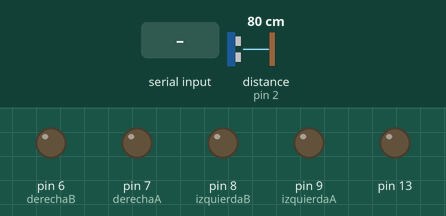
Recording of a sketch running on a simulated Arduino Uno, built with avr-gcc and run on an emulated ATmega328P. Parts: output pins drawn as LEDs (lit = HIGH). The inputs (shaded band) are chosen by the test bench; at power-on: distance to the obstacle (sensor on pin 2) 80 cm. The echo pulse lasts 58.3 µs per cm; pins used as bus, display or sensor lines are not drawn.

Above: at 1.2 s.
1.3 s: "A\n" received over Serial
At 3.5 s:
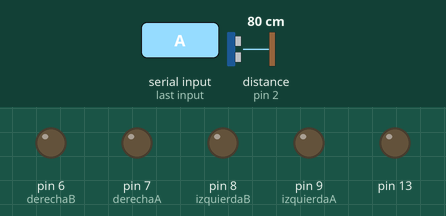
3.8 s: "I\n" received over Serial
At 5.4 s:
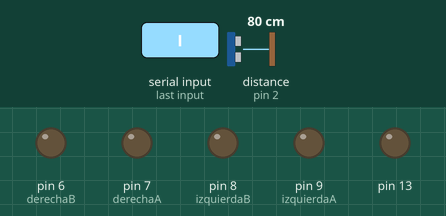
6.3 s: "R\n" received over Serial
At 8.5 s:
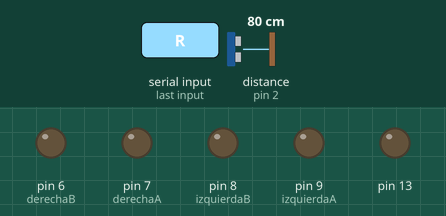
8.8 s: "D\n" received over Serial
At 10.4 s:
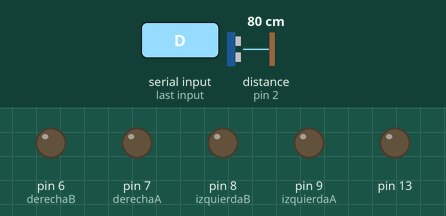
11.3 s: "Y\n" received over Serial
At 13.7 s:
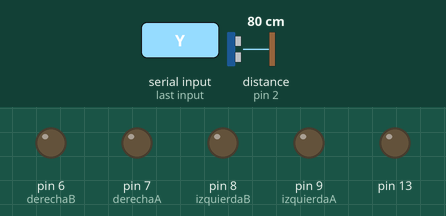
Timing chart, 0 to 14.8 s (numbered marks = the images above; inputs shaded):
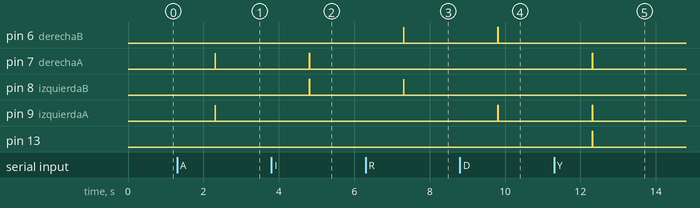

Measured:
- after the input at 1.3 s, pin 7 (derechaA), pin 9 (izquierdaA): LOW → HIGH after 1.0 s, → LOW 0.01 s later
- after the input at 3.8 s, pin 7 (derechaA), pin 8 (izquierdaB): LOW → HIGH after 1.0 s, → LOW 0.01 s later
- after the input at 6.3 s, pin 6 (derechaB), pin 8 (izquierdaB): LOW → HIGH after 1.0 s, → LOW 0.01 s later
- after the input at 8.8 s, pin 6 (derechaB), pin 9 (izquierdaA): LOW → HIGH after 1.0 s, → LOW 0.01 s later
- after the input at 11.3 s, pin 7 (derechaA), pin 9 (izquierdaA): LOW → HIGH after 1.0 s, → LOW 0.01 s later; pin 13: LOW → HIGH after 1.0 s, → LOW 0.02 s later

The sketch:

Practica26.ino
```cpp
int estado = 0;

//conectores que van al sensor ultrasónico
int pin_Trig = 3;
int pin_Echo = 2;
double duracion = 0;
double tiempo = 0;
double distancia = 0;

//conectores que van al puente H
int izquierdaA = 9;
int izquierdaB = 8;
int derechaA = 7;
int derechaB = 6;

void setup()
{
    pinMode(pin_Trig, OUTPUT);
    pinMode(pin_Echo, INPUT);
    pinMode(izquierdaA, OUTPUT);
    pinMode(izquierdaB, OUTPUT);
    pinMode(derechaA, OUTPUT);
    pinMode(derechaB, OUTPUT);
    pinMode(13, OUTPUT);
    Serial.begin(9600);
}

void loop()
{

    char codigo;
    String valor = "";

    while (Serial.available() > 0)
    { // Preguntamos si existe datos leidos por serial
        String linea = Serial.readString();
        for (int i = 0; i < linea.length(); i++)
        {
            int caracter = linea[i];
            if (isDigit(caracter))
            {                            // Preguntamos si es digito
                valor += (char)caracter; // Guardamos el valor leido
            }
            else if (caracter != '\n')
            {                      // Preguntamos si es distinto a salto de linea
                codigo = caracter; // Guardamos el codigo leido
            }
            else
            {
                break;
            }
        }
    }
    switch (codigo)
    {
    case 'A':
        avanzar();
        break;
    case 'I':
        izquierda();
        break;
    case 'R':
        retroceder();
        break;
    case 'D':
        derecha();
        break;
    case 'S':
        parar();
        break;
    case 'Y':
        sentientMode();
        break;
    default:
        parar();
        break;
    }

    delay(10);
}

void avanzar()
{
    digitalWrite(13, LOW);
    //carro hacia delante
    //avanza llanta izquierda
    digitalWrite(izquierdaA, HIGH);
    digitalWrite(izquierdaB, LOW);
    //avanza llanta derecha
    digitalWrite(derechaA, HIGH);
    digitalWrite(derechaB, LOW);
}

void retroceder()
{
    digitalWrite(13, LOW);
    //carro hacia atrás
    //retrocede llanta izquierda
    digitalWrite(izquierdaA, LOW);
    digitalWrite(izquierdaB, HIGH);
    //retrocede llanta derecha
    digitalWrite(derechaA, LOW);
    digitalWrite(derechaB, HIGH);
}

void parar()
{
    digitalWrite(13, LOW);
    //carro detenido
    //detiene llanta izquierda
    digitalWrite(izquierdaA, LOW);
    digitalWrite(izquierdaB, LOW);
    //detiene llanta derecha
    digitalWrite(derechaA, LOW);
    digitalWrite(derechaB, LOW);
}

void izquierda()
{
    digitalWrite(13, LOW);
    //carro hacia la derecha
    //avanza llanta izquierda
    digitalWrite(izquierdaA, LOW);
    digitalWrite(izquierdaB, HIGH);
    //retrocede llanta derecha
    digitalWrite(derechaA, HIGH);
    digitalWrite(derechaB, LOW);
}

void derecha()
{
    digitalWrite(13, LOW);
    //carro hacia la derecha
    //avanza llanta izquierda
    digitalWrite(izquierdaA, HIGH);
    digitalWrite(izquierdaB, LOW);
    //retrocede llanta derecha
    digitalWrite(derechaA, LOW);
    digitalWrite(derechaB, HIGH);
}

void sentientMode()
{
    //carro automático
    digitalWrite(13, HIGH);
    //usar el sensor ultrasónico
    digitalWrite(pin_Trig, HIGH);
    delay(0.01);
    digitalWrite(pin_Trig, LOW);

    //regresa el tiempo que pasa entre que detecta un HIGH y un LOW
    duracion = pulseIn(pin_Echo, HIGH);
    tiempo = duracion / 2;
    distancia = 0.03432 * tiempo;

    if (distancia >= 2 && distancia <= 26)
    {
        digitalWrite(izquierdaA, LOW);
        digitalWrite(izquierdaB, LOW);
        digitalWrite(derechaA, LOW);
        digitalWrite(derechaB, LOW);
        delay(200);

        //reversa durante 500ms
        digitalWrite(izquierdaA, LOW);
        digitalWrite(izquierdaB, HIGH);
        digitalWrite(derechaA, LOW);
        digitalWrite(derechaB, HIGH);
        delay(100);

        //girar durante 600ms
        digitalWrite(izquierdaA, HIGH);
        digitalWrite(izquierdaB, LOW);
        digitalWrite(derechaA, LOW);
        digitalWrite(derechaB, LOW);
        delay(600);
    }
    else
    {
        //el auto se mueve libremente hacia el frente
        digitalWrite(izquierdaA, HIGH);
        digitalWrite(izquierdaB, LOW);
        digitalWrite(derechaA, HIGH);
        digitalWrite(derechaB, LOW);
    }
}
```
